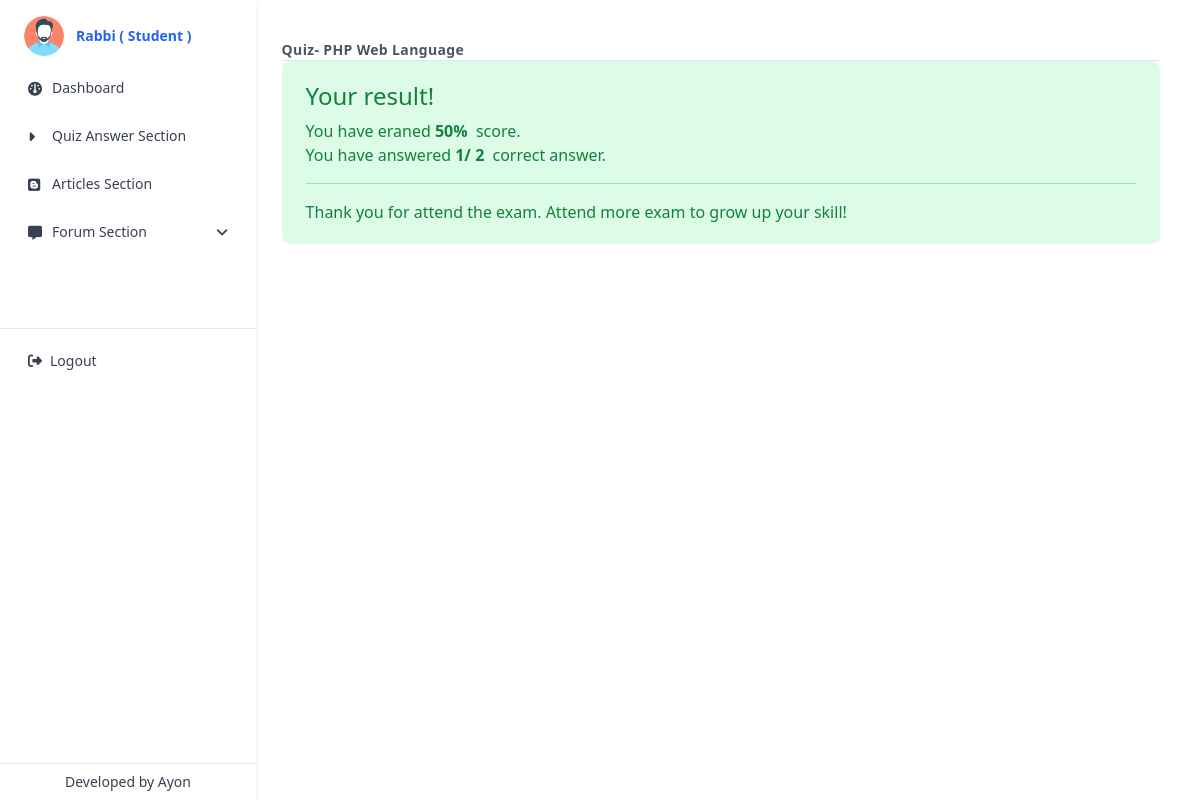
/examdetails/6 (signed in), run on the app's committed database.
### app_auth/models.py (models this page shows, shortened)
class CustomUser(AbstractUser):
    roleType = (
        ('', 'Please Select'),
        ('Student', 'Student'),
        ('Teacher', 'Teacher'),
    )
    role = models.CharField(max_length=255, choices=roleType, null=True, default=roleType[0][0], blank=True)
    phone = models.CharField(max_length=255, null=True, blank=True)
    verify = models.BooleanField(default=False, null=True)
    is_student = models.BooleanField(default=False, null=True)
    is_teacher = models.BooleanField(default=False, null=True)

class QuizTitle(models.Model):
    teacher = models.ForeignKey(CustomUser, on_delete=models.CASCADE, null=True)
    quiz_name = models.CharField(max_length=50, null=True)
    total_questions = models.IntegerField(null=True)
    total_marks = models.IntegerField(null=True)

class Result(models.Model):
    quizname = models.ForeignKey(QuizTitle,on_delete=models.CASCADE, null=True, related_name='quiz')
    student = models.ForeignKey(CustomUser,on_delete=models.CASCADE,null=True, related_name='student')
    total_score = models.PositiveIntegerField()
    total_correct_answer = models.PositiveIntegerField()
    created_at=models.DateTimeField(auto_now_add=True,null=True)

### app_auth/views.py (the view, shortened to what this page needs)
# urls.py: path('examdetails/<int:pk>', views.student_exam_view, name='examdetails'),
@login_required(login_url='login')
@user_is_student
def student_exam_view(request, pk):
    quiz = get_object_or_404(QuizTitle,id=pk)
    total_questions = quiz.quizheader.count()
    tca = 0
    result = Result.objects.filter(student=request.user, quizname=quiz)
    if result:
        result = result[0]
    context = {
        'quiz':quiz,
        'result':result,
        'total_questions':total_questions,
    }
    return render(request, 'app_auth/examdetailsview.html', context)

### templates/app_auth/examdetailsview.html (shortened to what this page needs)
{% extends 'app_auth/base.html' %}
{% block content %}
<div>
    <h3 class="font-extrabold text-sm tracking-wide text-slate-600">Quiz- {{ quiz.quiz_name }}</h3>
    {% if result %}
    <div class="bg-green-100 rounded-lg py-5 px-6 mb-4 text-base text-green-700" role="alert">
        <h4 class="text-2xl font-medium leading-tight mb-2">Your result!</h4>
        <p class="mb-4">
            You have eraned <strong class="mr-1">{{  result.total_score }}%</strong> score. <br>
            You have answered <strong class="mr-1">{{  result.total_correct_answer }}/ {{ total_questions }}</strong>
            correct answer.
        </p>
        <hr class="border-green-600 opacity-30">
        <p class="mt-4 mb-0">
            Thank you for attend the exam. Attend more exam to grow up your skill!
        </p>
    </div>
    {% endif %}
</div>
{% endblock content %}

### templates/app_auth/base.html (shortened to what this page needs)
{% load static %}
<!DOCTYPE html>
<html lang="en">
<head>
    <link rel="stylesheet" href="https://cdnjs.cloudflare.com/ajax/libs/font-awesome/6.0.0/css/all.min.css" />
    <link rel="stylesheet" href="https://cdn.jsdelivr.net/npm/tw-elements/dist/css/index.min.css" />
    <link rel="stylesheet" href="https://cdnjs.cloudflare.com/ajax/libs/font-awesome/6.1.1/css/all.min.css"
 />
    <link href="https://cdn.jsdelivr.net/npm/summernote@0.8.18/dist/summernote-lite.min.css" rel="stylesheet">
</head>
<body class="h-screen">
    {% with request.user.role as userRole %}
    <div class="grid grid-cols-10 gap-2 h-full">
        <div class="h-full shadow-md bg-white relative col-span-2 min-h-screen w-64 -translate-x-full md:translate-x-0 pt-8 md:pt-0"
            id="sidenavSecExample">
            <div class="pt-4 pb-2 px-6">
                <a href="{% url 'dashboard' %}">
                    <div class="flex items-center">
                        <div class="shrink-0">
                            <img src="{% static 'img/profile.png' %}" class="rounded-full w-10" alt="Avatar">
                        </div>
                        {% if request.user.is_authenticated %}
                        <div class="grow ml-3">
                            <p class="text-sm font-semibold text-blue-600">{{ request.user.username }} (
                                {{request.user.role}} )</p>
                        </div>
                        {% else %}
                        <div class="grow ml-3">
                            <p class="text-sm font-semibold text-blue-600">{{ request.user }}</p>
                        </div>
                        {% endif %}
                    </div>
                </a>
            </div>
            <ul class="relative px-1">
                {% if request.user.is_authenticated %}
                <li class="relative">
                    <a class="flex items-center text-sm py-4 px-6 h-12 overflow-hidden text-gray-700 text-ellipsis whitespace-nowrap rounded hover:text-blue-600 hover:bg-blue-50 transition duration-300 ease-in-out"
                        href="{% url 'dashboard' %}" data-mdb-ripple="true" data-mdb-ripple-color="primary">
                        <i class="fa-solid fa-gauge w-3 h-3 mr-3"></i>
                        <span>Dashboard</span>
                    </a>
                </li>
                {% endif %}
                {% if userRole == 'Student' %}
                <li class="relative">
                    <a class="flex items-center text-sm py-4 px-6 h-12 overflow-hidden text-gray-700 text-ellipsis whitespace-nowrap rounded hover:text-blue-600 hover:bg-blue-50 transition duration-300 ease-in-out"
                        href="{% url 'examlist' %}" data-mdb-ripple="true" data-mdb-ripple-color="primary">
                        <i class="fa-solid fa-caret-right w-3 h-3 mr-3"></i>
                        <span>Quiz Answer Section</span>
                    </a>
                </li>
                {% endif %}
                {% if userRole == 'Student' %}
                <li class="relative">
                    <a class="flex items-center text-sm py-4 px-6 h-12 overflow-hidden text-gray-700 text-ellipsis whitespace-nowrap rounded hover:text-blue-600 hover:bg-blue-50 transition duration-300 ease-in-out"
                        href="{% url 'studentarticlelistview' %}" data-mdb-ripple="true"
                        data-mdb-ripple-color="primary">
                        <i class="fa-brands fa-blogger w-3 h-3 mr-3"></i>
                        <span>Articles Section</span>
                    </a>
                </li>
                {% endif %}
                {% if userRole == 'Student' %}
                <li class="relative" id="sidenavXxEx2">
                    <a class="flex items-center text-sm py-4 px-6 h-12 overflow-hidden text-gray-700 text-ellipsis whitespace-nowrap rounded hover:text-blue-600 hover:bg-blue-50 transition duration-300 ease-in-out cursor-pointer"
                        data-mdb-ripple="true" data-mdb-ripple-color="primary" data-bs-toggle="collapse"
                        data-bs-target="#collapseSidenavXxEx2" aria-expanded="false"
                        aria-controls="collapseSidenavXxEx2">
                        <i class="fa-solid fa-message w-3 h-3 mr-3"></i>
                        <span>Forum Section</span>
                        <i class="fa-solid fa-angle-down w-3 h-3 ml-auto"></i>
                    </a>
                </li>
                {% endif %}
            </ul>
            <hr class="my-2">
            <ul class="relative px-1">
                {% if request.user.is_authenticated %}
                <li class="relative">
                    <a class="flex items-center text-sm py-4 px-6 h-12 overflow-hidden text-gray-700 text-ellipsis whitespace-nowrap rounded hover:text-blue-600 hover:bg-blue-50 transition duration-300 ease-in-out"
                        href="{% url 'logout' %}" data-mdb-ripple="true" data-mdb-ripple-color="primary"
                        onclick="return confirm('Are you sure to logout?');">
                        <i class="fa-solid fa-right-from-bracket"></i>
                        <span class="px-2">Logout</span>
                    </a>
                </li>
                {% endif %}
            </ul>
            <div class="text-center bottom-0 absolute w-full">
                <hr class="m-0">
                <p class="py-2 text-sm text-gray-700">Developed by <a href="https://ayon.cdesk.xyz/">Ayon</a></p>
            </div>
        </div>
        <div class="h-full p-10 col-span-8 overflow-y-auto">
            {% block content %}{% endblock content %}
        </div>
    </div>
    {% endwith%}
    <script src="https://cdn.tailwindcss.com"></script>
</body>
</html>

### data on the page
CustomUser: user.username "Rabbi", user.role "Student"
QuizTitle: quiz_name "PHP Web Language"
Result: total_score "50", total_correct_answer "1"

### other printed values
{{ total_questions }} "2"
